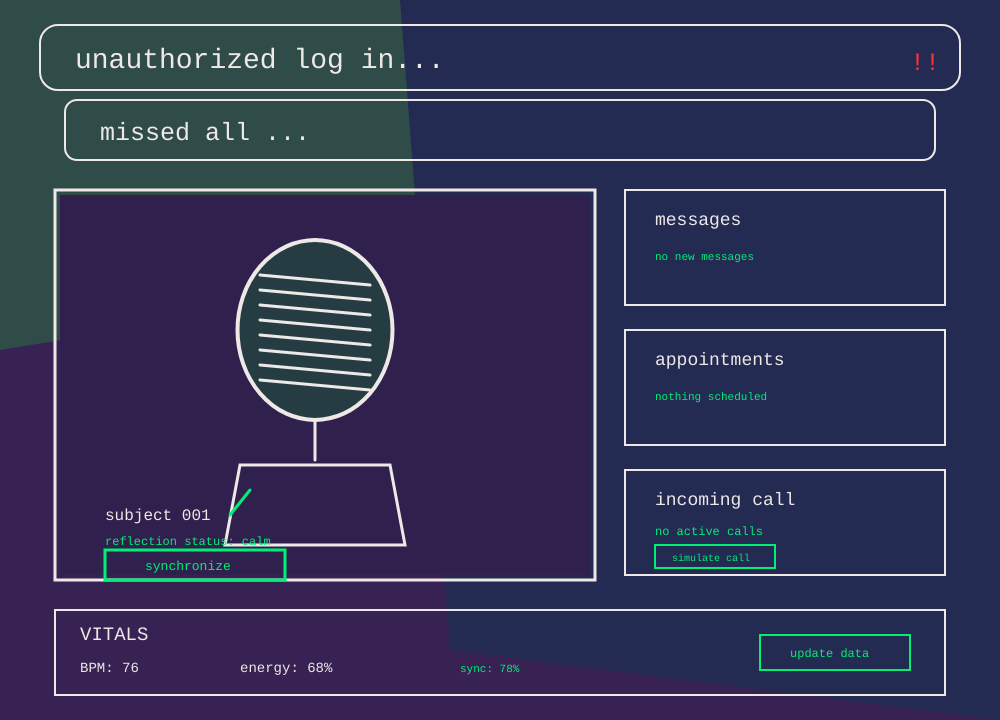
Frame 1 (no input)
Frame 60 (no input): identical to frame 1, image omitted
Frame 120 (the mouse pressed at the canvas centre since frame 60): identical to frame 1, image omitted

The p5.js sketch that drew this single still picture (run headless with seeded random() and noise() and a simulated clock; from frame 60 on, the mouse is pressed at the canvas centre):

// p5.js sketch
// ── sketch.js

let character;
let bpm = 76;
let energy = 68;
let callActive = false;
let callName = "unknown number";
let sync = 78;
// oop, currently not everything obj.oriented programming, but i will improve it later7



// temporary values потом поменять
let fontSize = 14;

function setup() {
  createCanvas(1000, 720);
  character = new UserCharacter();
  textFont("monospace");
}

function draw() {
  background("#304c49");

  // background maybe change laterbGEOMETRIC pattern
  noStroke();
  fill("#382253");
  quad(0, 350, 800, 220, 1000, 720, 0, 720);
  fill("#242b53");
  quad(400, 0, 1000, 0, 1000, 720, 450, 650);

  drawHeader();
  drawCharacterWindow();
  drawRightWindows();
  drawVitals();

  //
  
}

function drawHeader() {

  noFill();
  stroke("#eee9e7");
  strokeWeight(2);
  rect(40, 25, 920, 65, 18);

  noStroke();
  fill("#eee9e7");
  textSize(28);
  text("unauthorized log in...", 75, 68);

  fill("#ff3333");
  textSize(25);
  text("!!", 910, 70);

  // missed calls
  noFill();
  stroke("#eee9e7");
  rect(65, 100, 870, 60, 12);

  noStroke();
  fill("#eee9e7");
  textSize(25);
  text("missed all ...", 100, 140);
}

function drawCharacterWindow() {
  stroke("#eee9e7");
  strokeWeight(3);
  noFill();
  rect(55, 190, 540, 390);

  noStroke();
  fill("#30204e");
  rect(60, 195, 530, 380);

  character.display(315, 365);

  fill("#eee9e7");
  textSize(16);
  text("subject 001", 105, 520);

  fill("#00ef75");
  textSize(12);
  text("reflection status: " + character.mood, 105, 545);

  noFill();
  stroke("#00ef75");
  rect(105, 550, 180, 30);

  noStroke();
  fill("#00ef75");
  textSize(13);
  text("synchronize", 145, 570);

  // update char design сделать нормальное лицо, типо пресеты, пока не знаю как maybe use image later
}

function drawRightWindows() {

  // messages window
  stroke("#eee9e7");
  strokeWeight(2);
  noFill();
  rect(625, 190, 320, 115);

  noStroke();
  fill("#eee9e7");
  textSize(18);
  text("messages", 655, 225);

  fill("#00ef75");
  textSize(11);
  text("no new messages", 655, 260);

  // empty for now
  // сюда потом добавить сообщения
  // not sure about the layout yet


  // appointments window
  stroke("#eee9e7");
  noFill();
  rect(625, 330, 320, 115);

  noStroke();
  fill("#eee9e7");
  textSize(18);
  text("appointments", 655, 365);

  fill("#00ef75");
  textSize(11);
  text("nothing scheduled", 655, 400);

  // leave this empty пока
  // appointment class later?


  // incoming call window
  stroke("#eee9e7");
  noFill();
  rect(625, 470, 320, 105);

  noStroke();
  fill("#eee9e7");
  textSize(18);
  text("incoming call", 655, 505);

  fill("#00ef75");
  textSize(12);

  if (callActive) {
    text(callName, 655, 535);
  } else {
    text("no active calls", 655, 535);
  }

  noFill();
  stroke("#00ef75");
  rect(655, 545, 120, 23);

  noStroke();
  fill("#00ef75");
  textSize(10);
  text("simulate call", 672, 561);
}

function drawVitals() {

  noFill();
  stroke("#eee9e7");
  strokeWeight(2);
  rect(55, 610, 890, 85);

  noStroke();
  fill("#eee9e7");
  textSize(19);
  text("VITALS", 80, 640);

  textSize(14);
  text("BPM: " + bpm, 80, 672);
  text("energy: " + energy + "%", 240, 672);

  fill("#00ef75");
  textSize(11);
  text("sync: " + character.sync + "%", 460, 672);

  noFill();
  stroke("#00ef75");
  rect(760, 635, 150, 35);

  noStroke();
  fill("#00ef75");
  textSize(12);
  text("update data", 790, 657);

  // fake data for now (later shd be user inout)
  
}

class UserCharacter {
  // mainly use oop in this class, because drawing seperate part, and ill need to use the functions from thic class in other purposes as well (i also added cynchronization button, so user cvan interact and update vitals, but it will be improcved later on.)

  constructor() {
    this.mood = "calm";
    this.sync = 78;
    this.size = 1;
  }

  update() {

    if (energy < 35) {
      this.mood = "tired";
    }

    else if (bpm > 110) {
      this.mood = "alert";
    }

    else {
      this.mood = "calm";
    }

    this.sync = int((energy + bpm) / 2);
    this.sync = constrain(this.sync, 0, 100);
  }

  display(x, y) {

    push();
    translate(x, y);
    scale(this.size);

    // head for now
    stroke("#eee9e7");
    strokeWeight(4);
    fill("#253c43");
    ellipse(0, -35, 155, 180);

    // face lines, looks weird but ok
    stroke("#eee9e7");
    strokeWeight(3);

    for (let i = 0; i < 8; i++) {
      line(-55, -90 + i * 15, 55, -80 + i * 15);
    }

    // neck
    line(0, 55, 0, 95);

    // body
    fill("#30204e");
    beginShape();
    vertex(-90, 180);
    vertex(-75, 100);
    vertex(75, 100);
    vertex(90, 180);
    endShape(CLOSE);

    stroke("#00ef75");
    line(-65, 125, -85, 150);

    pop();

    // TODO maybe animate the head??
    // не нравится пока
  }

  interact() {
    this.sync += 5;
    this.sync = constrain(this.sync, 0, 100);
    this.mood = "connected";
  }
}

//,add more magenta and yellow details tomake it look cyberpunker

function mousePressed() {

  // synchronize character
  if (mouseX > 105 && mouseX < 285 &&
      mouseY > 550 && mouseY < 580) {

    character.interact();
  }

  // simulate incoming call
  if (mouseX > 655 && mouseX < 775 &&
      mouseY > 545 && mouseY < 568) {

    callActive = !callActive;

    if (callActive) {
      callName = "private caller";
    }
  }

  // update fake vitals
  if (mouseX > 760 && mouseX < 910 &&
      mouseY > 635 && mouseY < 670) {

    bpm = int(random(65, 130));
    energy = int(random(20, 100));

    character.update();
  }
}
// add later: character anim, msgs, update user design, messages (should be incoming? randomize variables.)
// sounds?? фтв адщцштп зфкешсдуы 
